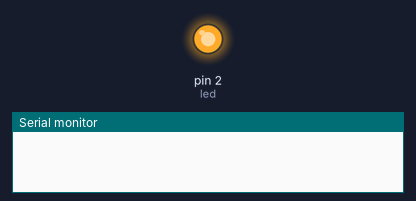
Bench run of a sketch on a simulated Arduino Uno, built with avr-gcc and run on an emulated ATmega328P. On the bench: output pins drawn as LEDs (lit = HIGH), the last lines printed to the serial monitor.

Above: at 0.5 s.
At 2.5 s:
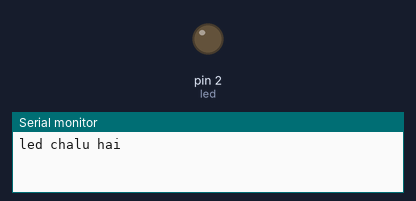
Timing chart, 0 to 5.2 s (numbered marks = the images above):
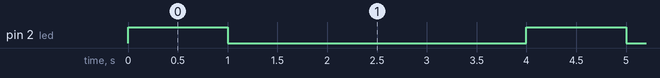

The sketch:

nodemcu_Blink_code.ino
```cpp
int led=2;
void setup() {
  // put your setup code here, to run once:
pinMode(led, OUTPUT);
Serial.begin(9600);

}

void loop() {
  // put your main code here, to run repeatedly:
digitalWrite(led ,HIGH );
delay(1000);
//Serial.println("led on");
Serial.println("led chalu hai");


digitalWrite(led, LOW);
delay(3000);
//Serial.println("led off");
Serial.print("     Band    hai  ");
}
```

Measured:
- by itself, pin 2 (led): alternates HIGH for 1.0 s and LOW for 3.0 s
